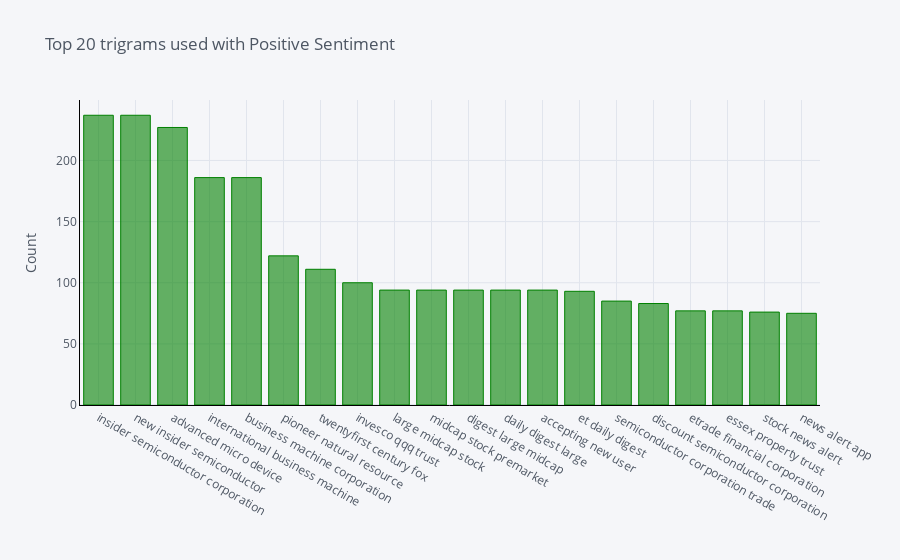

Notebook code for this chart:
### Code cell
df_show = get_top_n_words(positive_df['text'],(3,3), 20)
df_show.groupby('word').sum()['count'].sort_values(ascending=False).iplot(
    kind='bar', yTitle='Count', linecolor='black', title='Top 20 trigrams used with Positive Sentiment',color='green')

### Figure 1 — Plotly figure (JSON) as saved in the notebook; plotly's stock layout.template omitted (floating-point values rounded to 4 significant figures)
{"data": [{"marker": {"color": "rgba(0, 128, 0, 0.6)", "line": {"color": "rgba(0, 128, 0, 1.0)", "width": 1}}, "name": "count", "orientation": "v", "text": "", "type": "bar", "x": ["insider semiconductor corporation", "new insider semiconductor", "advanced micro device", "international business machine", "business machine corporation", "pioneer natural resource", "twentyfirst century fox", "invesco qqq trust", "large midcap stock", "midcap stock premarket", "digest large midcap", "daily digest large", "accepting new user", "et daily digest", "semiconductor corporation trade", "discount semiconductor corporation", "etrade financial corporation", "essex property trust", "stock news alert", "news alert app"], "y": [237, 237, 227, 186, 186, 122, 111, 100, 94, 94, 94, 94, 94, 93, 85, 83, 77, 77, 76, 75]}], "layout": {"legend": {"bgcolor": "#F5F6F9", "font": {"color": "#4D5663"}}, "paper_bgcolor": "#F5F6F9", "plot_bgcolor": "#F5F6F9", "title": {"font": {"color": "#4D5663"}, "text": "Top 20 trigrams used with Positive Sentiment"}, "xaxis": {"gridcolor": "#E1E5ED", "linecolor": "black", "showgrid": true, "tickfont": {"color": "#4D5663"}, "title": {"font": {"color": "#4D5663"}, "text": ""}, "zerolinecolor": "#E1E5ED"}, "yaxis": {"gridcolor": "#E1E5ED", "linecolor": "black", "showgrid": true, "tickfont": {"color": "#4D5663"}, "title": {"font": {"color": "#4D5663"}, "text": "Count"}, "zerolinecolor": "#E1E5ED"}}}
